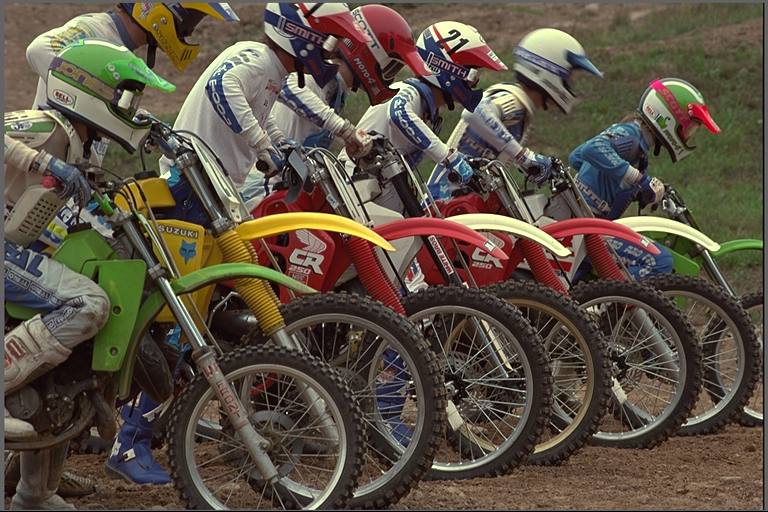
#> input picture lab1/lab1_color.png, 768 x 512 px
$ python zad2.py
#> lines starting #> are read from the running program, lines starting #| are printed output that depends on the picture
import matplotlib.pyplot as plt
import matplotlib.image as mpimg

img = mpimg.imread('lab1_color.png')
#> img is the input picture: shape (512, 768, 3) float32; mean R, G, B 0.359, 0.318, 0.265

plt.subplot(1, 2, 1)
plt.imshow(img)
plt.title('Oryginalny obraz')

img2 = img[49:199, 99:176]
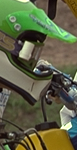
#> img2: shape (150, 77, 3) float32; mean R, G, B 0.367, 0.382, 0.269
plt.imsave('lab1_color_2.jpg', img2)
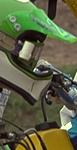
#> saved as lab1_color_2.jpg: shape (150, 77, 3); mean R, G, B 93.5, 97.4, 68.8

plt.subplot(1, 2, 2)
plt.imshow(img2)
plt.title('Wycięty fragment')

plt.show()
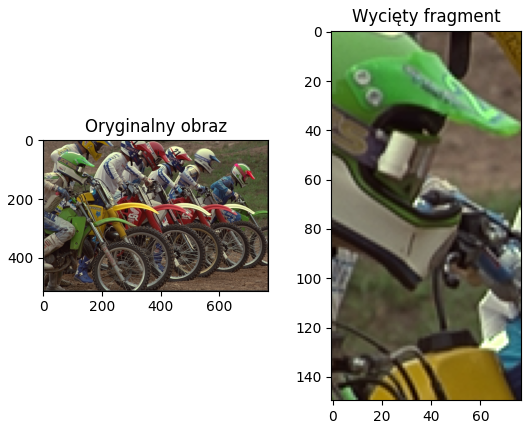
#> figure drawn by matplotlib, 2 panels
